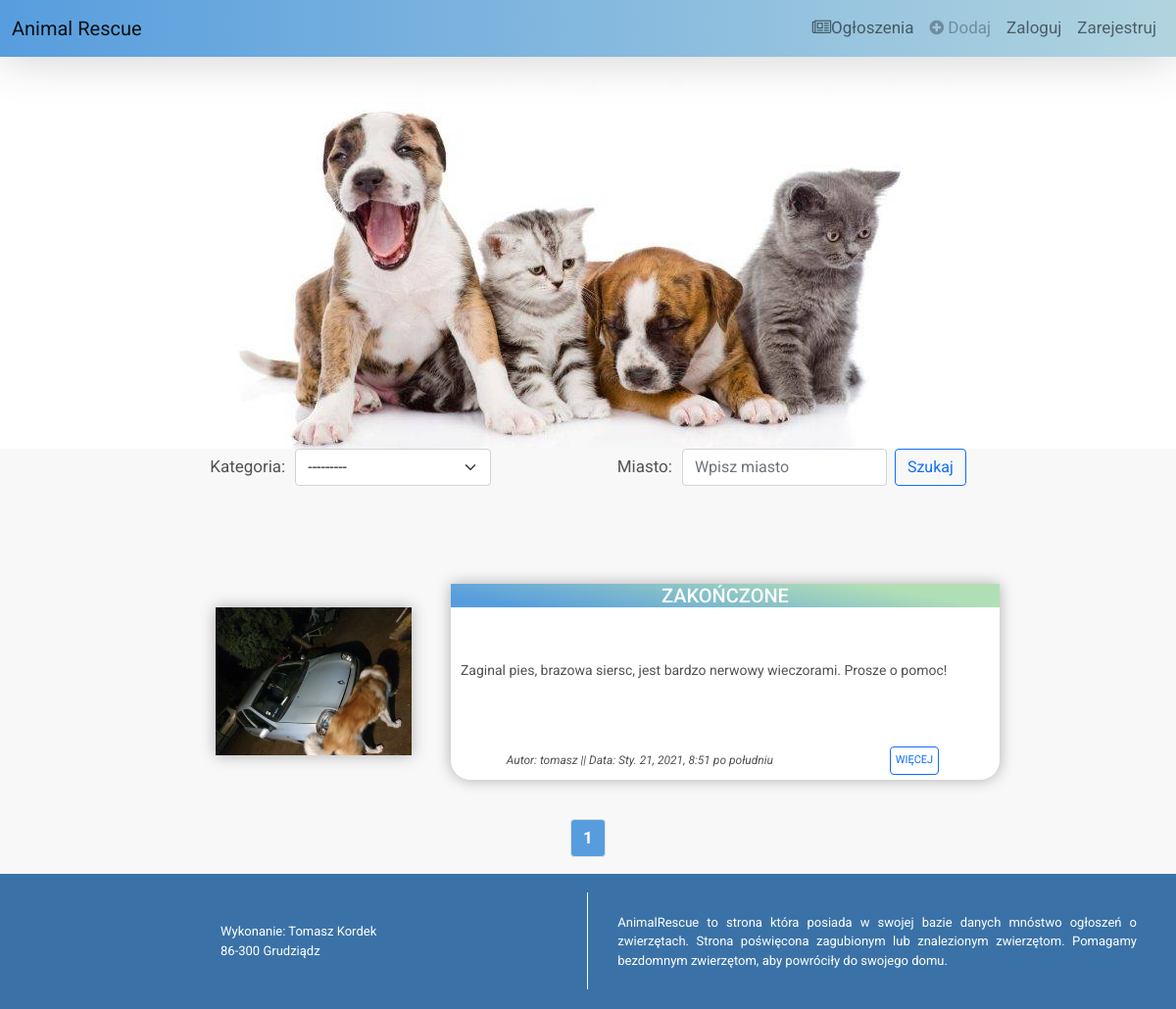
Page /current/done/ on the committed database.
### index/models.py (models this page shows, shortened)
class ToDo(models.Model):
    Miasto = models.CharField(max_length=25, help_text='Podać miasto')
    Lokalizacja = models.CharField(max_length=50, blank=True, help_text='<b>* Pole niewymagane</b><br>Podać lokalizację(np. ulica)')
    Opis = models.TextField(help_text='Podaj dokładny opis') #jezeli nie chce to nie musi uzupelniac
    Zdjęcie = models.ImageField(upload_to='index/pictures', blank=True, help_text='<b>* Pole niewymagane</b><br>Wklej zdjęcie')
    created=models.DateTimeField(auto_now_add=True)
    user = models.ForeignKey(User, on_delete=models.CASCADE)
    Kategoria = models.CharField(max_length=15, choices=TITLE_CHOICES, help_text='Wybierz kategorie ogłoszenia')
    Kontakt = models.CharField(max_length=30, blank=True, help_text='<b>* Pole niewymagane</b><br>Numer kontaktowy, mail itp.')
    Akceptacja = models.CharField(max_length=15, choices=ACCEPT_CHOICES, blank=True)

### index/views.py (the view)
# urls.py: path('current/done/', views.currentsdone, name='currentsdone'),
def currentsdone(request):
    TODOS = ToDo.objects.filter(Kategoria='ZAKOŃCZONE', Akceptacja='TAK').order_by('-created')
    paginator = Paginator(TODOS, 3)
    page = request.GET.get('page')
    TODOS = paginator.get_page(page)
    return render(request,'index/currentsdone.html', {'TODOS':TODOS})

### index/templates/index/currentsdone.html (shortened to what this page needs)
{% extends 'index/base_current.html' %}
{% load static %}

### index/templates/index/base_current.html (shortened to what this page needs)
{% load static %}
<!doctype html>
<html lang="en">
  <head>
    <link href="https://cdn.jsdelivr.net/npm/bootstrap@5.0.0-beta1/dist/css/bootstrap.min.css" rel="stylesheet">
    <link rel="stylesheet" href="https://cdnjs.cloudflare.com/ajax/libs/font-awesome/4.7.0/css/font-awesome.min.css">
    <link href="{% static 'css/style.css' %}" rel="stylesheet">
  </head>
<body>
<section id="top">
  <nav class="navbar navbar-expand-lg navbar-light">
    <div class="container-fluid">
      <a class="navbar-brand" href="{% url 'index' %}">Animal Rescue</a>
        <div class="collapse navbar-collapse justify-content-end" id="navbarNav">
          <ul class="navbar-nav">
            <li class="nav-item">
            <a class="nav-link" href="{% url 'currents' %}"><i class="fa fa-newspaper-o"></i>Ogłoszenia</a>
            </li>
            {% if user.is_authenticated %}
              <li class="nav-item">
              <a class="nav-link" href="{% url 'createtodo' %}" tabindex="-1" aria-disabled="true"><i class="fa fa-plus-circle"></i> Dodaj</a>
              </li>
              <li class="nav-item">
              <a class="nav-link" href="{% url 'UserTodo' %}"><i class="fa fa-user"></i> {{ user.username }}</a>
              </li>
              {% if user.is_superuser %}
                <li class="nav-item">
                <a class="nav-link" href="{% url 'adminsite' %}" style="color:red;"><i class="fa fa-unlock-alt"></i> Panel administracyjny</a>
                </li>
              {% endif %}
              <form action="{% url 'logoutuser' %}" method="POST">
              {% csrf_token %}
              <li class="nav-item">
              <button type="submit" class="btn btn-danger">Wyloguj</button>
              </li>
              </form>
            {% else %}
              <li class="nav-item">
              <a class="nav-link disabled" href="#" tabindex="-1" aria-disabled="true" alt="Zaloguj sie"><i class="fa fa-plus-circle"></i> Dodaj</a>
              </li>
              <li>
              <a class="nav-link" href="{%  url 'loginuser' %}">Zaloguj</a>
              </li>
              <li class="nav-item">
              <a class="nav-link" href="{% url 'signupuser' %}">Zarejestruj</a>
              </li>
            {% endif %}
          </ul>
        </div>
    </div>
  </nav>
<div id="logo">
</div>
</section>
<div class="topcurr">
  <div>
    Kategoria:
    <select select class="form-select" aria-label="Default select example" onchange="location = this.value;">
     <option>---------</option>
    </select>
    </div>
    <div>Miasto:
    <form class="d-flex" action= "{% url 'currents' %}">
            <input class="form-control me-2" type="search" placeholder="Wpisz miasto" aria-label="Search" name="search">
            <button class="btn btn-outline-primary" type="submit">Szukaj</button>
    </form>
    </div>
</div>
{% for ToDo in TODOS %}
<center>
<div class="card-currents mb-3">
  <div class="row g-0">
    <div class="col-md-4">
      {% if ToDo.Zdjęcie.url is not Null %}
      <a href="{{ ToDo.Zdjęcie.url }}"><img src="{{ ToDo.Zdjęcie.url }}"></a>
      {% else %}
      Brak zdjęcia
      {% endif %}
    </div>
    <div class="col-md-8">
      {% if ToDo.Kategoria == 'ZNALEZIONO' %}
      <div class="card-body-currents">
        <h5 class="card-title">ZNALEZIONO</h5>
        {% elif ToDo.Kategoria == 'SZUKAM' %}
        <div class="card-body-currents">
        <h5 class="card-title">POSZUKUJĘ</h5>
        {% elif ToDo.Kategoria == 'INNE' %}
        <div class="card-body-currents">
        <h5 class="card-title">INNE</h5>
        {% else %}
        <div class="card-body-currents-done">
        <h5 class="card-title-done">ZAKOŃCZONE</h5>
        {% endif %}
        <p class="card-text">{{ ToDo.Opis|truncatechars:250 }}</p>
        <div class="card-info">
          <i>Autor: {{ ToDo.user}} || Data: {{ ToDo.created }}</i>
          <a href="{% url 'detail' ToDo.id %}">
            {% ifequal ToDo.user|stringformat:"s" request.user.username %}
              <button type="button" class="btn btn-outline-primary">WIĘCEJ+EDYCJA</button>
            {% else %}
              <button type="button" class="btn btn-outline-primary">WIĘCEJ</button>
            {% endifequal %}
          </a>
        </div>
      </div>
    </div>
  </div>
</div>
</center>
{% endfor %}
<nav aria-label="Page navigation example">
  <ul class="pagination justify-content-center">
      {% for num in TODOS.paginator.page_range %}
        {% if TODOS.number == num %}
          <li class="page-item" ><a class="page-link" style="background-color:rgb(87, 157, 222); color:white;"  href="?page={{num}}"><b> {{ num }} </b></a></li>
        {% elif num > TODOS.number|add:'-3' and num < TODOS.number|add:'3' %}
          <li class="page-item"><a class="page-link" href="?page={{num}}">{{ num }}</a></li>
        {% endif %}
      {% endfor %}
  </ul>
</nav>
<footer>
  <div>Wykonanie: Tomasz Kordek<br/>
  86-300 Grudziądz</div>
  <div>AnimalRescue to strona która posiada w swojej bazie danych mnóstwo ogłoszeń o zwierzętach.
    Strona poświęcona zagubionym lub znalezionym zwierzętom.
    Pomagamy bezdomnym zwierzętom, aby powróciły do swojego domu.</div>
</footer>
</body>
</html>

### index/static/css/style.css (style rules this page uses)
html { height: 100%; }
body { margin: auto; background-color: rgb(248, 248, 248); color:rgb(83, 82, 83); width: 100%; min-height: 100%; display: flex; flex-direction: column; font-family: 'Roboto', sans-serif; font-size: 17px; }
#top .navbar { background-image: linear-gradient(to right, rgb(87, 157, 222) , rgb(177, 212, 223)); box-shadow: 0px 0px 50px 0px rgba(0,0,0,0.20); }
#logo { background-image: url("/static/img/bg.jpg"); background-repeat:no-repeat; background-position: center; background-size:auto; width: 100%; height: 400px; background-color: white; }
.card-text { text-align: justify; }
.card-info { width: 100%; display: flex; justify-content: space-around; align-items: center; margin: 0; padding: 0; }
.card-info i { font-size: 12px; }
.card-info .btn { font-size: 11px; padding: 5px; margin: 5px; }
footer { position: sticky; margin-top:auto; width: 100%; min-height: 80px; background-color: rgb(58, 114, 167); color: white; display: flex; justify-content: space-around; align-items: center; padding: 10px; }
footer div { width: 100%; text-align: justify; display: flex; justify-content: center; align-items: center; font-size: 13px; padding: 30px; }
.form-select { width: 200px; margin-left: 10px; }
.form-control { margin-left: 10px; }
.topcurr { margin: 0 auto; width: 900px; display: flex; justify-content: space-around; }
.topcurr div { display: flex; align-items: center; }
footer div:nth-of-type(1) { border-right: 1px solid rgb(248, 248, 248); }
.card-currents { margin: 30px; width: 70%; }
.col-md-4 { min-height: 200px; display: flex; justify-content: center; align-items: center; }
.col-md-8 { background-color: white; height: 200px; box-shadow: 0px 0px 15px 0px rgba(0, 0, 0, 0.3); border-bottom-right-radius: 20px; border-bottom-left-radius: 20px; }
.col-md-4 img { max-height: 250px; width: 200px; box-shadow: 0px 0px 15px 0px rgba(0, 0, 0, 0.3); }
.row { display: flex; align-items: center; min-height: 200px; margin-bottom: 40px; margin-top: 100px; }
.card-text { font-size: 14px; padding: 10px; }
.card-body-currents-done { display: flex; flex-direction: column; justify-content: space-between; height: 200px; }
.card-body-currents-done h5 { background: linear-gradient(10deg, rgb(87, 157, 222) 10%, rgb(177, 223, 181)80%); color: white; }
input { display: flex; flex-direction: column; }

### rows in the picture
ToDo: Zdjęcie (picture), Kategoria "ZAKOŃCZONE", Opis "Zaginal pies, brazowa siersc, jest bardzo nerwowy wieczorami. Prosze o pomoc!", user "tomasz", created "Sty. 21, 2021, 8:51 po południu"

### other values in the picture
{{ num }} "1"
